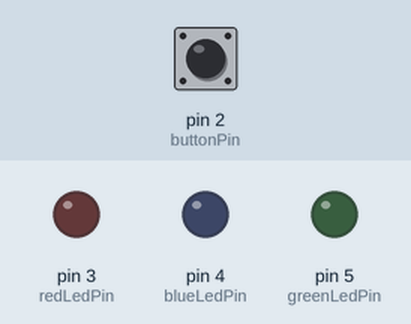
This sketch was run on a simulated Arduino Uno, built with avr-gcc and run on an emulated ATmega328P. On the bench: output pins drawn as LEDs (lit = HIGH). The test bench sets the inputs (shaded band); at power-on: pin 2 (buttonPin) LOW. What the sketch prints to the serial monitor is not drawn.

Above: at 1.2 s.
1.3 s: pin 2 (buttonPin) pulled HIGH for 1 s
At 2.8 s:
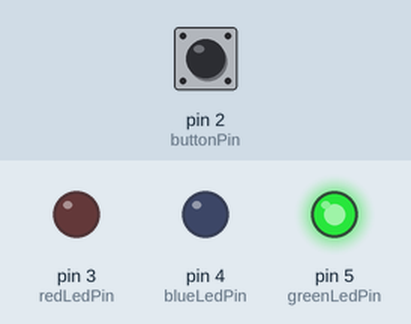
3.8 s: pin 2 (buttonPin) pulled HIGH for 3.2 s
At 7.6 s:
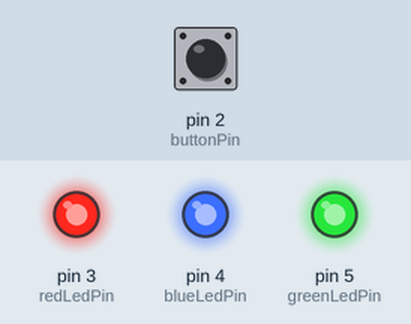
8.5 s: pin 2 (buttonPin) pulled HIGH for 0.15 s
At 9.7 s:
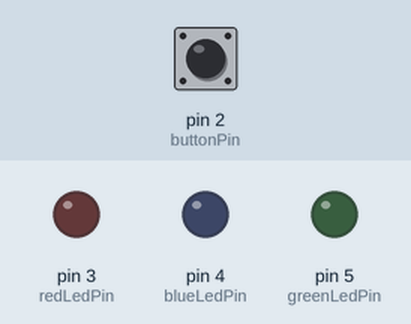
10.1 s: pin 2 (buttonPin) pulsed HIGH 2 times (0.12 s each, 0.3 s apart)
At 11.4 s:
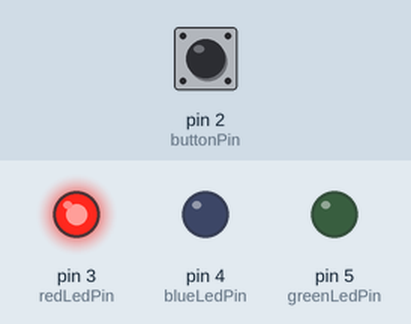
Timing chart, 0 to 13.1 s (numbered marks = the images above; inputs shaded):
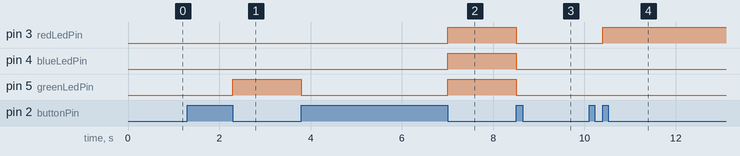

Measured:
- after the input at 1.3 s, pin 5 (greenLedPin): LOW → HIGH after 1.0 s
- after the input at 3.8 s, pin 3 (redLedPin), pin 4 (blueLedPin): LOW → HIGH after 3.2 s; pin 5 (greenLedPin): HIGH → LOW at once, → HIGH 3.2 s later
- after the input at 8.5 s, pin 3 (redLedPin), pin 4 (blueLedPin), pin 5 (greenLedPin): HIGH → LOW at once
- after the input at 10.1 s, pin 3 (redLedPin): LOW → HIGH after 0.30 s

The sketch:

MorseCode.ino
```cpp
const int buttonPin = 2;     // the number of the pushbutton pin
const int redLedPin =  3;
const int blueLedPin =  4;
const int greenLedPin =  5;

const int T = 300; // milliseconds for which a time period is defined

int sentCommand = -1;

int pressTime = 0; // holds the time in millis the button was pressed
// HIGH means that the button is not pressed. LOW is pressed
int buttonState = HIGH; // to get input of current button state
int lastButtonState = HIGH; // to hold value of previous button state
boolean stateChanged = false; // describes if the state of the buttons changed

void setup() {
  Serial.begin(9600);
  pinMode(redLedPin, OUTPUT);
  pinMode(blueLedPin, OUTPUT);
  pinMode(greenLedPin, OUTPUT);
  pinMode(buttonPin, INPUT);

}

// 0000 0 0100 0100 111

void loop() {
  // Read the pin and change the state if valid
  buttonState = digitalRead(buttonPin);
  changeButtonStates(buttonState);

  if(millis() - pressTime > T/2 && stateChanged){ // timer handles deboounce together with statechanged
    pressTime = millis() - pressTime;
    // return command to send corresponding to timeinterval since last state change
    sentCommand = sendCommand(pressTime);
    // Light LED based on sent command
    showLastCommandWithLed(sentCommand);
    // set NOW as time for last press
    pressTime = millis();
 }
  stateChanged = false;


}


// sends command depending on the time the button was in rest or paused
int sendCommand(int pressTime){
  int commandToSend = -1;
  if(buttonState == HIGH){
    if(pressTime <= 2*T && pressTime >= T/2 ){
      Serial.print(1);
      commandToSend = 1;
    }
    else if(pressTime <= 4*T && pressTime > 2*T){
      Serial.print(2);
      commandToSend = 2;
    }
    else{
      // do nothing
    }
  }
  else if(buttonState == LOW){
    if(pressTime <= 5*T && pressTime >= 2*T){
      // send 2
      Serial.print(3);
      commandToSend = 3;
    }
    else if(pressTime > 5*T ){
      // send 3
      Serial.print(4);
      commandToSend = 4;
    }
    else{
      // do nothing
    }
  }
  return commandToSend;
}


// changes buttonstates depending on given state, and the previous
void changeButtonStates(int buttonState){
  if(buttonState != lastButtonState ){
    lastButtonState = buttonState;
    stateChanged = true;
  }
}


// shows with the LED's the command corresponding to the input value
void showLastCommandWithLed(int lastCommand){
  turnOffAllLights();
  if(lastCommand == 1){
    digitalWrite(redLedPin, HIGH);
  }
  else if(lastCommand == 2){
    digitalWrite(blueLedPin, HIGH);
  }
  else if(lastCommand == 3){
    digitalWrite(greenLedPin, HIGH);
  }
  else if(lastCommand == 4){
    digitalWrite(redLedPin, HIGH);
    digitalWrite(blueLedPin, HIGH);
    digitalWrite(greenLedPin, HIGH);
  }
}

// turns off all LED lgihts
void turnOffAllLights(){
  digitalWrite(redLedPin, LOW);
  digitalWrite(blueLedPin, LOW);
  digitalWrite(greenLedPin, LOW);
}
```
